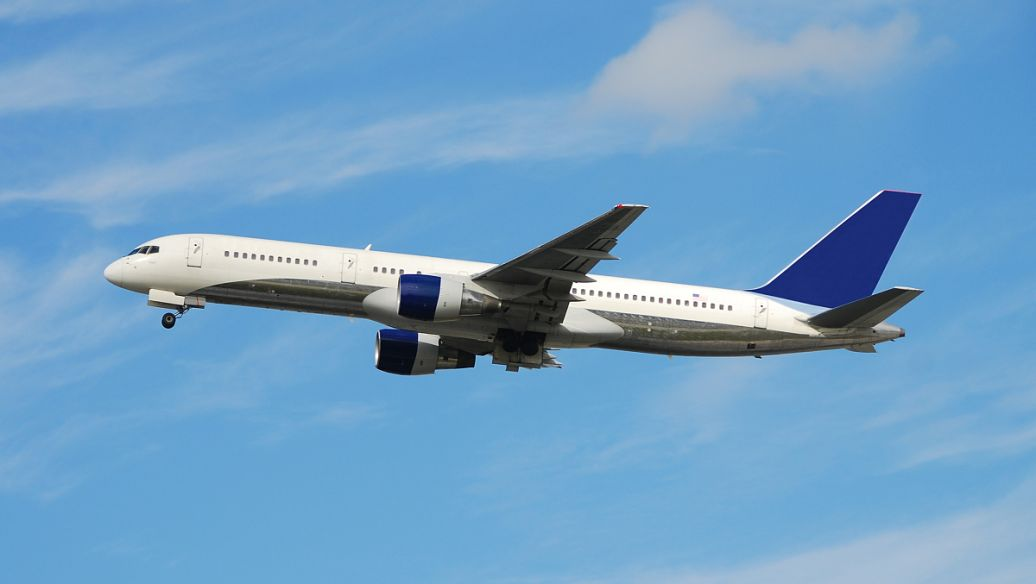
#> input picture test.jpg, 1036 x 584 px
$ python task2_2.py
#> lines starting #> are read from the running program, lines starting #| are printed output that depends on the picture
import cv2
import numpy as np
import matplotlib.pyplot as plt

# 读取图片
img = cv2.imread('test.jpg')
#> img is the input picture: shape (584, 1036, 3); mean B, G, R 198.1, 159.7, 111.6
if img is None:
    print("错误：找不到 test.jpg")
else:
    img = cv2.cvtColor(img, cv2.COLOR_BGR2RGB)
    rows, cols = img.shape[:2]
#> rows = 584; cols = 1036

    # 1. 缩放
    img_scaled = cv2.resize(img, (cols // 2, rows // 2))

    # 2. 旋转
    M_rot = cv2.getRotationMatrix2D((cols / 2, rows / 2), 45, 1)
    img_rotated = cv2.warpAffine(img, M_rot, (cols, rows))
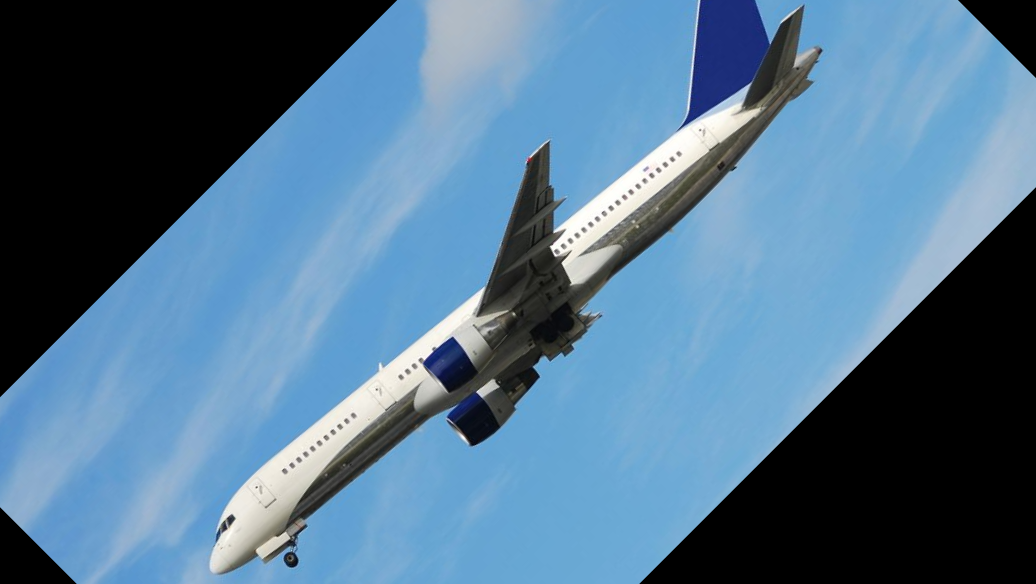
#> img_rotated: shape (584, 1036, 3); mean R, G, B 82.7, 115.9, 142.3

    # 3. 平移
    M_trans = np.float32([[1, 0, 50], [0, 1, 50]])
    img_translated = cv2.warpAffine(img, M_trans, (cols, rows))
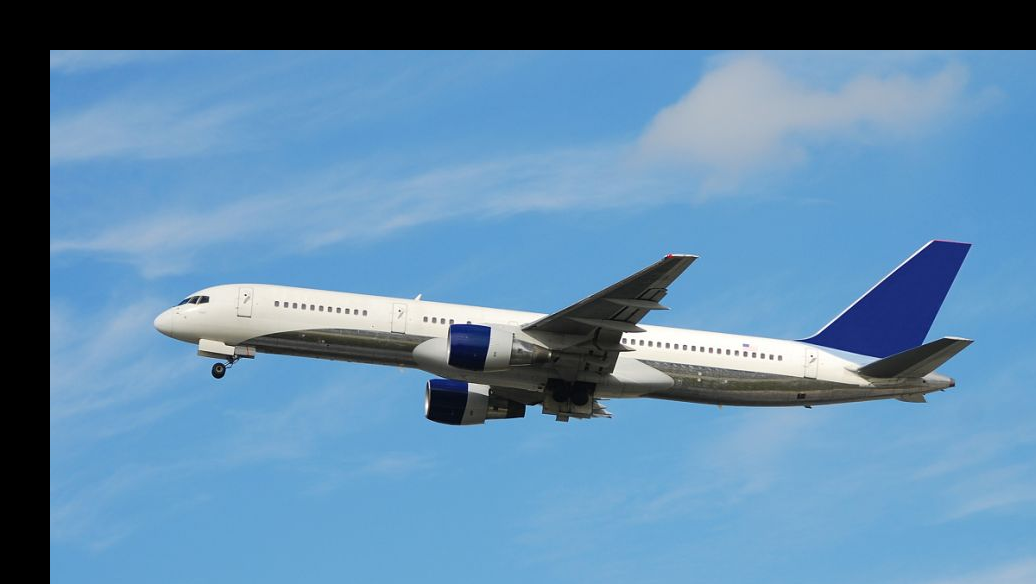
#> img_translated: shape (584, 1036, 3); mean R, G, B 96.5, 137.7, 170.8

    # 4. 翻转
    img_flipped = cv2.flip(img, 1)
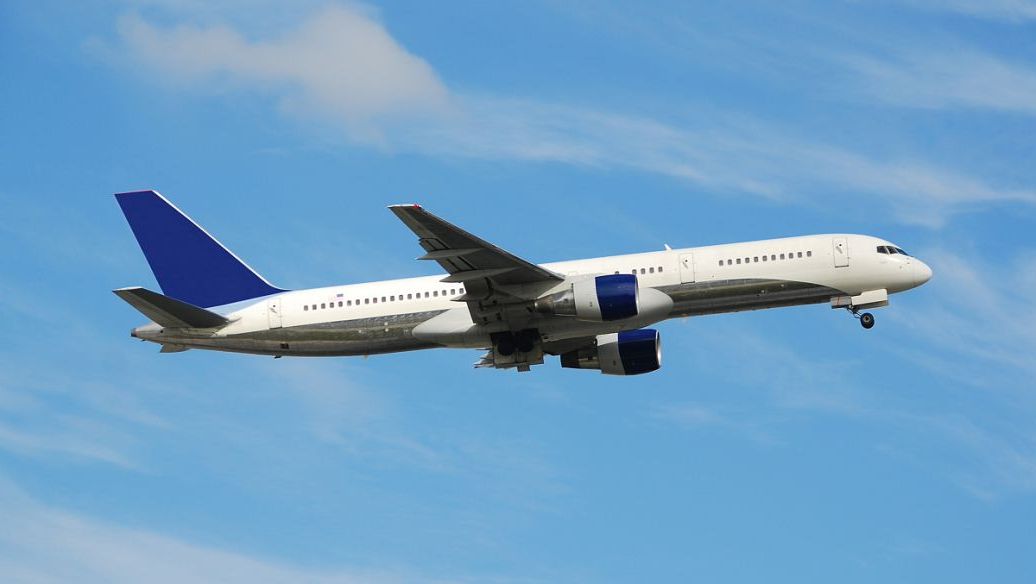
#> img_flipped: shape (584, 1036, 3); mean R, G, B 111.6, 159.7, 198.1

    plt.figure(figsize=(12, 8))

    plt.subplot(2, 3, 1)
    plt.title('Original')
    plt.imshow(img)
    plt.axis('off')

    plt.subplot(2, 3, 2)
    plt.title('Scaled (0.5x)')
    plt.imshow(img_scaled)
    plt.axis('off')

    plt.subplot(2, 3, 3)
    plt.title('Rotated 45 deg')
    plt.imshow(img_rotated)
    plt.axis('off')

    plt.subplot(2, 3, 4)
    plt.title('Translated')
    plt.imshow(img_translated)
    plt.axis('off')

    plt.subplot(2, 3, 5)
    plt.title('Flipped')
    plt.imshow(img_flipped)
    plt.axis('off')

    plt.tight_layout()

    # 重点在这里：直接保存图片，不弹窗了
    plt.savefig('task2_2_result.png')
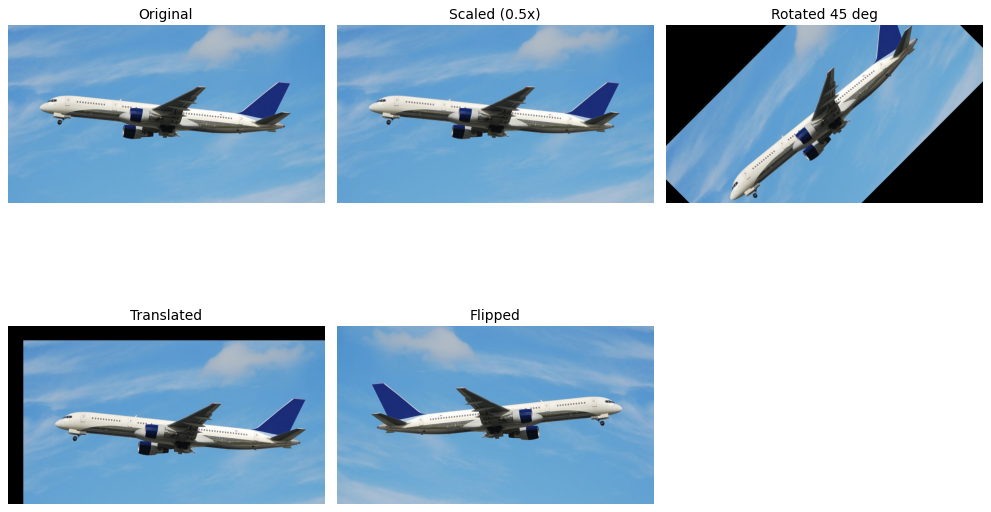
#> figure drawn by matplotlib, 5 panels
    print("图片已保存为 task2_2_result.png")
